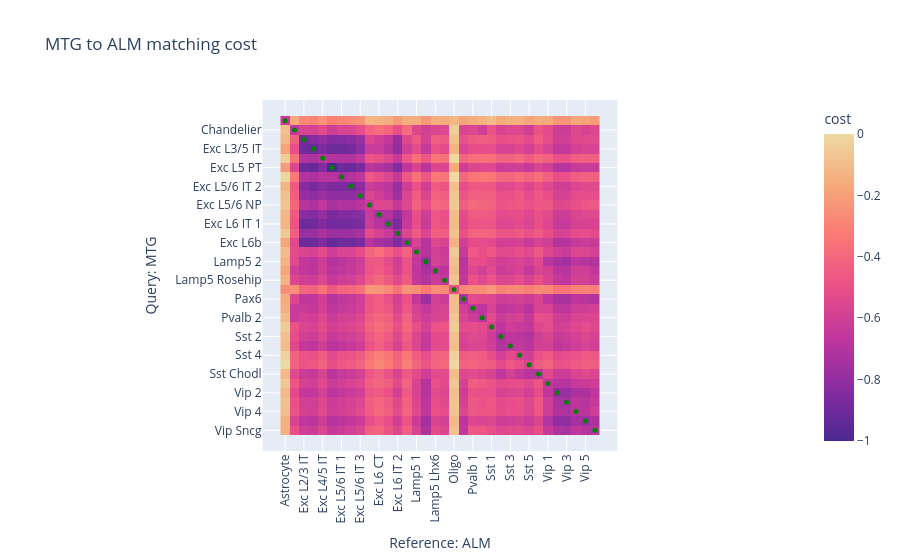

The notebook cell this image was saved under:
### Markdown cell above
Sample run annotating MTG given ALM as reference

### Code cell
q, ref = "MTG", "ALM"

# create RefCM object -- can choose to enable/disable costs cache
rcm = RefCM(discovery_threshold=None)  # , cache_load=False, cache_save=False)

# set reference
rcm.setref(ds[ref], ref, "labels34")

# annotate query dataset
m = rcm.annotate(ds[q], q, "labels34")

# evaluate and visualize annotation quality
m.eval("labels34")
m.display_matching_costs("labels34")

### Figure 1 — Plotly figure (JSON) as saved in the notebook; plotly's stock layout.template omitted (floating-point values rounded to 4 significant figures; data arrays with more than 128 entries replaced by an {"elided": "..."} marker saying what was removed)
{"data": [{"coloraxis": "coloraxis", "hovertemplate": "Reference: ALM: %{x}<br>Query: MTG: %{y}<br>cost: %{z}<extra></extra>", "name": "0", "type": "heatmap", "x": ["Astrocyte", "Chandelier", "Exc L2/3 IT", "Exc L3/5 IT", "Exc L4/5 IT", "Exc L5 PT", "Exc L5/6 IT 1", "Exc L5/6 IT 2", "Exc L5/6 IT 3", "Exc L5/6 NP", "Exc L6 CT", "Exc L6 IT 1", "Exc L6 IT 2", "Exc L6b", "Lamp5 1", "Lamp5 2", "Lamp5 Lhx6", "Lamp5 Rosehip", "Oligo", "Pax6", "Pvalb 1", "Pvalb 2", "Sst 1", "Sst 2", "Sst 3", "Sst 4", "Sst 5", "Sst Chodl", "Vip 1", "Vip 2", "Vip 3", "Vip 4", "Vip 5", "Vip Sncg"], "xaxis": "x", "y": ["Astrocyte", "Chandelier", "Exc L2/3 IT", "Exc L3/5 IT", "Exc L4/5 IT", "Exc L5 PT", "Exc L5/6 IT 1", "Exc L5/6 IT 2", "Exc L5/6 IT 3", "Exc L5/6 NP", "Exc L6 CT", "Exc L6 IT 1", "Exc L6 IT 2", "Exc L6b", "Lamp5 1", "Lamp5 2", "Lamp5 Lhx6", "Lamp5 Rosehip", "Oligo", "Pax6", "Pvalb 1", "Pvalb 2", "Sst 1", "Sst 2", "Sst 3", "Sst 4", "Sst 5", "Sst Chodl", "Vip 1", "Vip 2", "Vip 3", "Vip 4", "Vip 5", "Vip Sncg"], "yaxis": "y", "z": {"elided": "34x34 float values"}}, {"hovertemplate": "%{y} -> %{x}", "marker": {"color": ["green", "green", "green", "green", "green", "green", "green", "green", "green", "green", "green", "green", "green", "green", "green", "green", "green", "green", "green", "green", "green", "green", "green", "green", "green", "green", "green", "green", "green", "green", "green", "green", "green", "green"], "size": 5}, "mode": "markers", "name": "", "type": "scatter", "x": ["Astrocyte", "Chandelier", "Exc L2/3 IT", "Exc L3/5 IT", "Exc L4/5 IT", "Exc L5 PT", "Exc L5/6 IT 1", "Exc L5/6 IT 2", "Exc L5/6 IT 3", "Exc L5/6 NP", "Exc L6 CT", "Exc L6 IT 1", "Exc L6 IT 2", "Exc L6b", "Lamp5 1", "Lamp5 2", "Lamp5 Lhx6", "Lamp5 Rosehip", "Oligo", "Pax6", "Pvalb 1", "Pvalb 2", "Sst 1", "Sst 2", "Sst 3", "Sst 4", "Sst 5", "Sst Chodl", "Vip 1", "Vip 2", "Vip 3", "Vip 4", "Vip 5", "Vip Sncg"], "y": ["Astrocyte", "Chandelier", "Exc L2/3 IT", "Exc L3/5 IT", "Exc L4/5 IT", "Exc L5 PT", "Exc L5/6 IT 1", "Exc L5/6 IT 2", "Exc L5/6 IT 3", "Exc L5/6 NP", "Exc L6 CT", "Exc L6 IT 1", "Exc L6 IT 2", "Exc L6b", "Lamp5 1", "Lamp5 2", "Lamp5 Lhx6", "Lamp5 Rosehip", "Oligo", "Pax6", "Pvalb 1", "Pvalb 2", "Sst 1", "Sst 2", "Sst 3", "Sst 4", "Sst 5", "Sst Chodl", "Vip 1", "Vip 2", "Vip 3", "Vip 4", "Vip 5", "Vip Sncg"]}], "layout": {"coloraxis": {"colorbar": {"title": {"text": "cost"}}, "colorscale": [[0, "rgb(75, 41, 145)"], [0.1667, "rgb(135, 44, 162)"], [0.3333, "rgb(192, 54, 157)"], [0.5, "rgb(234, 79, 136)"], [0.6667, "rgb(250, 120, 118)"], [0.8333, "rgb(246, 169, 122)"], [1, "rgb(237, 217, 163)"]]}, "title": {"text": "MTG to ALM matching cost"}, "xaxis": {"anchor": "y", "constrain": "domain", "domain": [0, 1], "scaleanchor": "y", "tickangle": -90, "title": {"text": "Reference: ALM"}}, "yaxis": {"anchor": "x", "autorange": "reversed", "constrain": "domain", "domain": [0, 1], "title": {"text": "Query: MTG"}}}}
